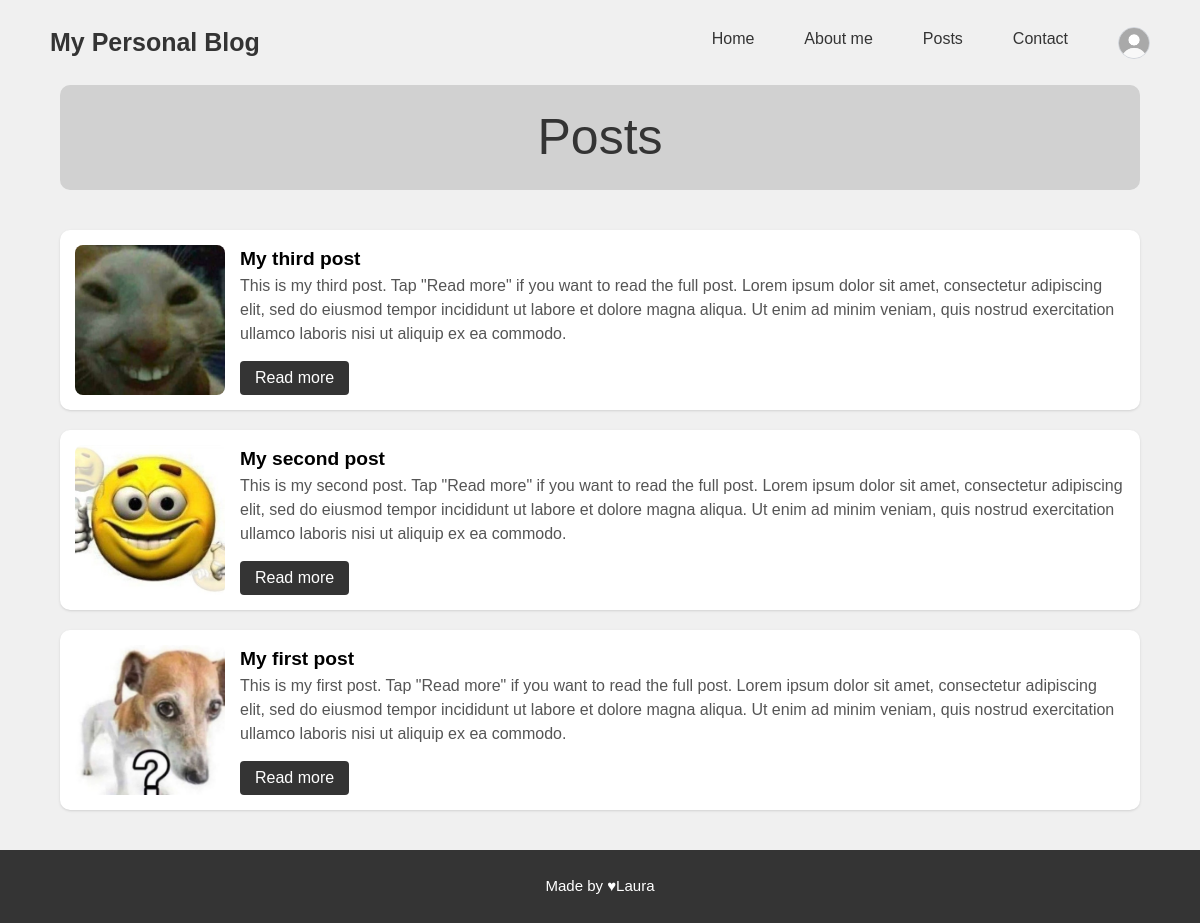
/posts/, run on the app's committed database.
### posts/models.py (models this page shows, shortened)
class Post(models.Model):
    image = models.ImageField(default='def_post.png', blank=True)
    title = models.CharField(max_length=100)
    description = models.CharField(max_length=300)
    content = models.TextField()
    slug = models.SlugField(unique=True)
    date_published = models.DateTimeField(auto_now_add=True)

### posts/views.py (the view)
# urls.py: path('', views.post_list, name='post_list'),
def post_list(request):
    posts = Post.objects.all().order_by('-date_published')
    return render(request, 'posts/posts.html', {'posts': posts})

### posts/templates/posts/posts.html (shortened to what this page needs)
{% extends "base.html" %}
{% load static %}
{% block content %}
<div class="bg-[#d1d1d1] flex flex-col items-center mx-auto max-w-[90%] py-[15px] rounded-[10px] dark:bg-[#2a2a2a]">
    <h1 class="text-[50px] text-[#343434] m-0 dark:text-[#e5e5e5]">Posts</h1>
</div>
<div class="max-w-[90%] mx-auto m-[40px]">
    <section class="flex flex-col gap-[20px]">
        {% for post in posts %}
        <article class="flex gap-[15px] bg-white p-[15px] rounded-[10px] shadow dark:bg-[#2a2a2a]">
            <img src="{{ post.image.url }}" alt="Post image" class="w-[150px] h-[150px] object-cover rounded-[8px]">
            <div class="flex flex-col">
                <h2 class="text-[1.2rem] font-semibold m-0 dark:text-[#e5e5e5]">{{ post.title }}</h2>
                <p class="mb-[10px] text-[#555] dark:text-[#cfcfcf]">{{ post.description }}</p>
                <a href="{% url 'posts:post_detail' slug=post.slug %}"
                    class="bg-[#343434] text-white rounded-[4px] px-[15px] py-[5px] mt-auto self-start no-underline hover:bg-[#575757] dark:hover:bg-[#696969] dark:bg-[#575757] dark:text-white">
                    Read more
                </a>
            </div>
        </article>
        {% empty %}
        <p class="text-[25px] text-[#343434] font-bold m-0 dark:text-[#e5e5e5] text-center">No posts yet.</p>
        {% endfor %}
    </section>
</div>
{% endblock %}

### data on the page
Post: image (picture), title "My third post", description "This is my third post. Tap \"Read more\" if you want to read the full post. Lorem ipsum dolor sit amet, consectetur adipiscing elit, sed do eiusmod tempor incididunt ut labore et dolore magna aliqua. Ut enim ad minim veniam, quis nostrud exercitation ullamco laboris nisi ut aliquip ex ea commodo."
Post: image (picture), title "My second post", description "This is my second post. Tap \"Read more\" if you want to read the full post. Lorem ipsum dolor sit amet, consectetur adipiscing elit, sed do eiusmod tempor incididunt ut labore et dolore magna aliqua. Ut enim ad minim veniam, quis nostrud exercitation ullamco laboris nisi ut aliquip ex ea commodo."
Post: image (picture), title "My first post", description "This is my first post. Tap \"Read more\" if you want to read the full post. Lorem ipsum dolor sit amet, consectetur adipiscing elit, sed do eiusmod tempor incididunt ut labore et dolore magna aliqua. Ut enim ad minim veniam, quis nostrud exercitation ullamco laboris nisi ut aliquip ex ea commodo."
